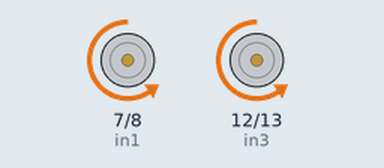
Simulated run of this sketch. Board: Arduino Uno, built with avr-gcc and run on an emulated ATmega328P. Shown: motor-driver pin pairs drawn as motors (green arrow = first pin HIGH = forward, orange = second pin HIGH = backward, longer = more drive, scaled by the enable pin).

Above: at 0.1 s.
At 1.8 s:
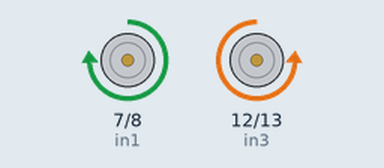
At 3.7 s:
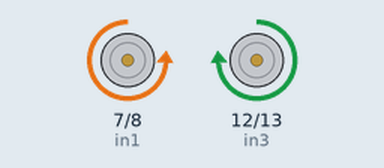
At 5.8 s:
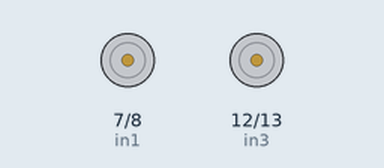
Timing chart, 0 to 7.3 s (numbered marks = the images above):
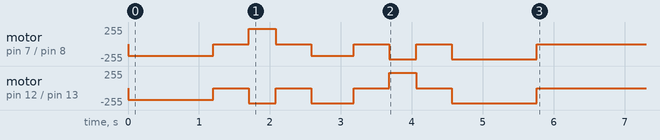

The sketch:

final_v4.ino
```cpp
//begin wifi imports
//#include "Enes100.h"
//end wifi imports

//begin ultrasonic imports
#define echoPin 2
#define trigPin 3
//end ultrasonic imports

int in1 = 7;  //direction 1
int in2 = 8;  //direction 1
int ena = 5;  //power 1

int in3 = 12;  //direction 2
int in4 = 13;  //direction 2
int enb = 11;  //power 2

//tolerance in degrees
const double TOL = 6.0;
const double COARSE_PIVOT = 100;
const double FINE_PIVOT = 70;
const double DEFAULT_SPEED = 175;

void setup() {
  pinMode(in1, OUTPUT);  // sets the pin as output
  pinMode(in2, OUTPUT); // sets the pin as output
  pinMode(ena, OUTPUT);

  pinMode(in3, OUTPUT);  // sets the pin as output
  pinMode(in4, OUTPUT); // sets the pin as output
  pinMode(enb, OUTPUT);

  pinMode(trigPin, OUTPUT);
  pinMode(echoPin, INPUT);

//  Enes100.begin("Ganymede", DATA, 9, 8, 9);
//  Enes100.updateLocation();

    //code 3, works glitchy
//Serial.begin(9600);
//Serial.println("start");
//
//
//bool cond = true;
//delay(100);
//while(cond){
//  setBothMotors(200);
//  if(obstacle()) {
//    cond  = false;
//    Serial.println("OBS");
//  }
//}
//brake();
//while(true) {
//  pivotCW(255);
//}
  //end code 3,


   //code set 2
//Serial.begin(9600);
//while(true){
//  Serial.println(readUltrasonicSensor());
//  if(obstacle()){
//    Serial.println("OBSTACLE");
//  }
//}
  //end code set 2


    int sw =-1;

    if(sw == -1){
      fixedForward();
      brake();
      delay(500);

      dumbCW();
      brake();
      delay(500);

      fixedForward(0.5);
      brake();
      delay(500);

      dumbCCW();
      brake();
      delay(500);

      fixedForward();
      brake();
      delay(500);


//      readUltrasonicSensor();
//      delay(100);
//      for(int i=0;i<3;i++) {
//        while(true){
//        readUltrasonicSensor();
//        setBothMotors(DEFAULT_SPEED);
//        if(obstacle()) {
//
//          dumbCW();
//          brake();
//          delay(500);
//
//          fixedForward();
//          brake();
//          delay(500);
//
//          dumbCCW();
//          brake();
//          delay(500);
//
//          fixedForward();
//          brake();
//          break;
//        }
//      }
//      }

    }


    if(sw == 0) {
//      for(int i=0;i<3;i++) {
//        forward();
//        brake();
//      }
      readUltrasonicSensor();
      delay(100);
      while(true){
        readUltrasonicSensor();
        setBothMotors(DEFAULT_SPEED);
        if(obstacle()) {

          dumbCW();
          fixedForward();
          dumbCCW();
          brake();
          break;
        }
      }

    }
    if(sw == 1) {
      navToMissionSite();
    }
    if(sw == 2) {
      navPastObstacles();
    }
    if(sw == 3) {
      navToDestination();
    }
    if(sw == 4) {
      dumbCW();
    }
    if(sw == 5) {
      dumbCCW();
    }
    if(sw == 6) {
      fixedForward();
    }
    if(sw == 7) {
      setBothMotors(200);
    }


    //mission complete
}


void loop() {

}
void navToMissionSite() {
  finalForward();
}

void navPastObstacles() {
  readUltrasonicSensor();
  delay(100);
  for(int i=0;i<4;i++) {
    while(!obstacle()) {
      setBothMotors(150);
    }
  }


}

void navToDestination() {

}

void finalForward() {
  while(true){
    setBothMotors(DEFAULT_SPEED);
  }
}
void forward(){
    readUltrasonicSensor();
    delay(100);
    while(true) {
      readUltrasonicSensor();
      setBothMotors(DEFAULT_SPEED);
        if(obstacle()) {
          //avoid
            dumbCW();
            fixedForward();
            dumbCCW();
            fixedForward();
            dumbCCW();
            fixedForward();
            dumbCW();
            //avoid
            brake();
            return;


      }

    }
}


//begin overhead vision system functions
//void turnAbs(double deg, double tol){
//  while((fabs(deg-theta()) > tol)) { //rough control
//    pivotCW(COARSE_PIVOT);
//    Enes100.updateLocation();
//    //Enes100.println(theta());
//  }
//
//  while((fabs(deg-theta()) > tol/5.0)) { //fine adjustment
//    pivotCW(FINE_PIVOT);
//    Enes100.updateLocation();
//  }
//  brake();
//}
//
//void navTo(double x, double y) {
//  double deltaX = x-Enes100.location.x;
//  double deltaY = y-Enes100.location.y;
//
//  if(deltaY > 0) { //move north
//    // Enes100.print("north called: delta ");
//    // Enes100.println(deltaY);
//    turnAbs(90, TOL);
//    while(deltaY > 0.05) {
//      if(obstacle()){
//        brake();
//        smartAvoid();
//        return;
//      }
//      setBothMotors(DEFAULT_SPEED);
//      Enes100.updateLocation();
//      deltaY = y-Enes100.location.y;
//
//    }
//
//  } else if (deltaY < 0) { //move south
//    // Enes100.print("south called: delta ");
//    // Enes100.println(deltaY);
//    turnAbs(270, TOL);
//    while(deltaY < -0.05) {
//      if(obstacle()){
//        brake();
//        smartAvoid();
//        return;
//      }
//      setBothMotors(DEFAULT_SPEED);
//      Enes100.updateLocation();
//      deltaY = y-Enes100.location.y;
//    }
//  }
//
//
//  if(deltaX > 0) { //move east
//    // Enes100.print("east called: delta ");
//    // Enes100.println(deltaX);
//    turnAbs(0, TOL);
//    while(deltaX > 0.05) {
//      if(obstacle()){
//        brake();
//        smartAvoid();
//        return;
//      }
//      setBothMotors(DEFAULT_SPEED);
//      Enes100.updateLocation();
//      deltaX = x-Enes100.location.x;
//
//    }
//  } else if (deltaX < 0) { //move west
//    // Enes100.print("west called: delta ");
//    // Enes100.println(deltaX);
//    turnAbs(0, TOL);
//    while(deltaX < -0.05) {
//      if(obstacle()){
//        brake();
//        smartAvoid();
//        return;
//      }
//      setBothMotors(DEFAULT_SPEED);
//      Enes100.updateLocation();
//      deltaX = x-Enes100.location.x;
//    }
//  }
//  brake();
//}
//
//void smartAvoid(){
//  Enes100.println("Smart Avoid");
//  if(Enes100.location.y < 2.0/3) { //bottom third
//    Enes100.println("2/3");
//    navTo(Enes100.location.x, 1.0); //basically Enes100.location.y+(2.0/3)
//  } else if(Enes100.location.y < 4.0/3) { //middle third
//    Enes100.println("4/3");
//    navTo(Enes100.location.x, Enes100.location.y+(2.0/3));
//  } else if(Enes100.location.y < 6.0/3) { //top third
//    Enes100.println("6/3");
//    navTo(Enes100.location.x, Enes100.location.y-(4.0/3));
//  }
//  turnAbs(0,TOL);
//  if(!obstacle()) {
//    navTo(Enes100.location.x+0.7, Enes100.location.y);
//  } else {
//        //OBSTACLE
//  }
//
//  return;
//
//
//}
//end overhead vision system code

void setBothMotors(int SPEED) {
 digitalWrite(in1, LOW);
  digitalWrite(in2,HIGH);
  analogWrite(ena,SPEED);

  digitalWrite(in3, LOW);
  digitalWrite(in4,HIGH);
  analogWrite(enb,SPEED);
}

void revBothMotors(int SPEED) {
 digitalWrite(in1, HIGH);
  digitalWrite(in2,LOW);
  analogWrite(ena,SPEED);

  digitalWrite(in3, HIGH);
  digitalWrite(in4,LOW);
  analogWrite(enb,SPEED);


}


void dumbPivot(int SPEED) {
  digitalWrite(in1, LOW);
  digitalWrite(in2,LOW);
  analogWrite(ena,SPEED);

  digitalWrite(in3, HIGH);
  digitalWrite(in4,LOW);
  analogWrite(enb,SPEED);
}


void pivotCW(int SPEED) {
  digitalWrite(in1, HIGH);
  digitalWrite(in2,LOW);
  analogWrite(ena,SPEED);

  digitalWrite(in3, LOW);
  digitalWrite(in4,HIGH);
  analogWrite(enb,SPEED);
}

void pivotCCW(int SPEED) {
  digitalWrite(in1, LOW);
  digitalWrite(in2,HIGH);
  analogWrite(ena,SPEED);

  digitalWrite(in3, HIGH);
  digitalWrite(in4,LOW);
  analogWrite(enb,SPEED);
}

void brake() {
  digitalWrite(in1, LOW);
  digitalWrite(in2,LOW);
  analogWrite(ena,0);

  digitalWrite(in3, LOW);
  digitalWrite(in4,LOW);
  analogWrite(enb,0);
}

bool obstacle() {
  if(readUltrasonicSensor() < 250.0) {
    brake();
    return true;
  }
  return false;
}

float readUltrasonicSensor() {
    digitalWrite(trigPin, LOW);
    delayMicroseconds(2);

    digitalWrite(trigPin, HIGH);
    delayMicroseconds(10);
    digitalWrite(trigPin, LOW);

    return pulseIn(echoPin, HIGH) * 0.34 / 2.0; //distance
}

void dumbAvoid() {
    dumbCW();
    forward();
    delay(300);
    dumbCW();
    dumbCW();
    dumbCW();
    brake();
}

void dumbCW() {
  //160 smooth constant
    brake();
    for(int i=0;i<2;i++) {
        pivotCW(230);
        delay(190);
    }
    brake();
}

void dumbCCW() {
    brake();
    for(int i=0;i<2;i++) {
        pivotCCW(230);
        delay(190);
    }
    brake();
}

void fixedForward() {
    brake();
    for(int i=0;i<2;i++) {
        setBothMotors(DEFAULT_SPEED);
        delay(600);
    }
    brake();
}

void fixedForward(double ratio) {
    brake();
    for(int i=0;i<2;i++) {
        setBothMotors(DEFAULT_SPEED);
        delay(600 * ratio);
    }
    brake();
}

//
//double theta() {
//    Enes100.updateLocation();
//  if(Enes100.location.theta < 0) {
//    return 360.0 + (Enes100.location.theta * 180 / M_PI);
//  }
//  return Enes100.location.theta  * 180 / M_PI;
//}
```
